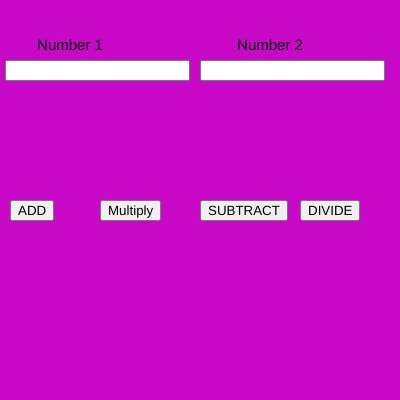
Frame 1 (no input)
Frame 60 (no input): identical to frame 1, image omitted
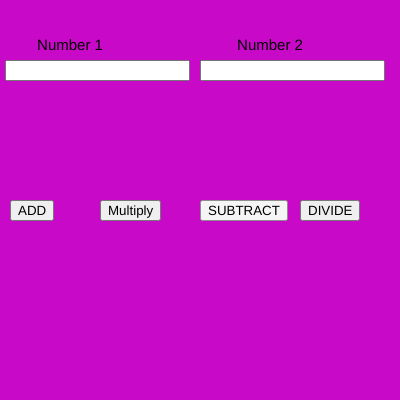
Frame 120 (the mouse pressed at the canvas centre since frame 60)

The p5.js sketch that drew these frames (run headless with seeded random() and noise() and a simulated clock; from frame 60 on, the mouse is pressed at the canvas centre):

// p5.js sketch
// ── sketch.js
var n1,n2;
var b1,b2,b3,b4;

function setup() {
  
  createCanvas(400, 400);
  
  num1 = createInput();
  num1.position(5, 60);
  
  num2 = createInput();
  num2.position(200, 60);
  
  b1 = createButton("ADD");
  b1.position(10, 200);
  b1.mousePressed(add);
  
  b2 = createButton("Multiply");
  b2.position(100, 200);
  b2.mousePressed(mul);
  
  b3=createButton("SUBTRACT")
  b3.position(200,200)
  b3.mousePressed(sub)

  b4=createButton("DIVIDE")
  b4.position(300,200)
  b4.mousePressed(div)
  textAlign(CENTER);
  textSize(15);
}

function draw() {
  background(200,10,200)
  text("Number 1",70,50)
  text("Number 2",270,50)
  n1=parseInt(num1.value())
  n2=parseInt(num2.value())




}
function sub(){
  console.log(n1-n2)
}
function div(){
  console.log(n1/n2)
}
function mul(){
  console.log(n1*n2)
}
function add(){
  console.log(n1+n2)
}
